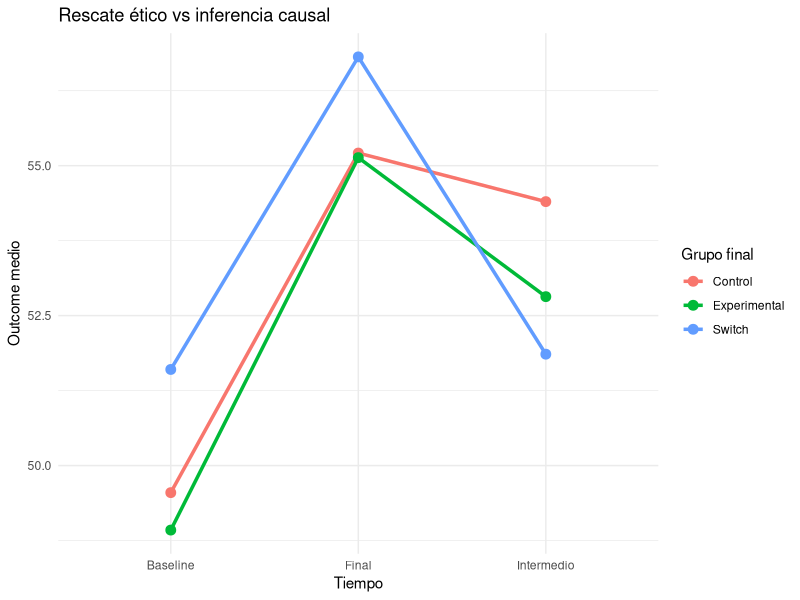

Write the R code that produced this figure.
## ---- chunk 1
set.seed(123)
library(dplyr)
library(ggplot2)

# 200 pacientes
n <- 200
grupo <- rep(c("Control", "Experimental"), each = n/2)
baseline <- rnorm(n, 50, 10)

# Respuesta al tiempo intermedio
week_interim <- baseline + ifelse(grupo=="Experimental", rnorm(n,4,3), rnorm(n,1.5,3))

# No respondedores del control cambian al experimental
non_resp <- grupo=="Control" & (week_interim - baseline < 3)
grupo_post <- grupo
grupo_post[non_resp] <- "Switch"

# Resultado final
week_final <- week_interim + ifelse(grupo_post=="Experimental", rnorm(n,2,3),
                                    ifelse(grupo_post=="Switch", rnorm(n,4.5,3), rnorm(n,0.5,3)))

data <- data.frame(grupo, grupo_post, baseline, week_interim, week_final)

# Promedios por grupo
summary_data <- data %>%
  group_by(grupo_post) %>%
  summarise(Baseline=mean(baseline),
            Intermedio=mean(week_interim),
            Final=mean(week_final)) %>%
  tidyr::pivot_longer(-grupo_post, names_to="Tiempo", values_to="Media")

# Gráfico
ggplot(summary_data, aes(x=Tiempo, y=Media, group=grupo_post, color=grupo_post)) +
  geom_line(size=1.2) + geom_point(size=3) +
  theme_minimal() +
  labs(title="Rescate ético vs inferencia causal",
       y="Outcome medio",
       color="Grupo final")
